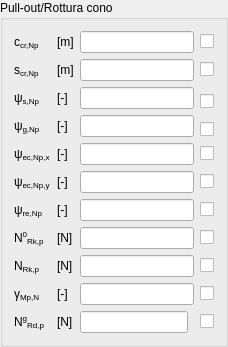
                 <widget class="QGroupBox" name="PNGroupBox">
                  <property name="title">
                   <string>Pull-out/Rottura cono</string>
                  </property>
                  <layout class="QGridLayout" name="gridLayout_18">
                   <item row="0" column="0">
                    <widget class="QLabelRichName" name="cCrNpLabel">
                     <property name="text">
                      <string>&lt;html&gt;&lt;head/&gt;&lt;body&gt;&lt;p&gt;c&lt;span style=&quot; vertical-align:sub;&quot;&gt;cr,Np&lt;/span&gt;&lt;/p&gt;&lt;/body&gt;&lt;/html&gt;</string>
                     </property>
                    </widget>
                   </item>
                   <item row="0" column="2">
                    <widget class="QLabelUnitMeasure" name="cCrNpUMLabel">
                     <property name="text">
                      <string>[m]</string>
                     </property>
                    </widget>
                   </item>
                   <item row="0" column="5">
                    <widget class="QCheckBoxReadOnly" name="cCrNpCBox">
                     <property name="text">
                      <string/>
                     </property>
                    </widget>
                   </item>
                   <item row="2" column="0" rowspan="2">
                    <widget class="QLabelRichName" name="psiSNpLabel">
                     <property name="text">
                      <string>ψ&lt;span style=&quot;vertical-align:sub;&quot;&gt;s,Np&lt;/span&gt;</string>
                     </property>
                    </widget>
                   </item>
                   <item row="1" column="2">
                    <widget class="QLabelUnitMeasure" name="sCrNpUMLabel">
                     <property name="text">
                      <string>[m]</string>
                     </property>
                    </widget>
                   </item>
                   <item row="1" column="5">
                    <widget class="QCheckBoxReadOnly" name="sCrNpCBox">
                     <property name="text">
                      <string/>
                     </property>
                    </widget>
                   </item>
                   <item row="8" column="0">
                    <widget class="QLabelRichName" name="psiReNpLabel">
                     <property name="text">
                      <string>ψ&lt;span style=&quot;vertical-align:sub;&quot;&gt;re,Np&lt;/span&gt;</string>
                     </property>
                    </widget>
                   </item>
                   <item row="8" column="2">
                    <widget class="QLabelUnitMeasure" name="psiReNpUMLabel">
                     <property name="text">
                      <string>[-]</string>
                     </property>
                    </widget>
                   </item>
                   <item row="8" column="3" colspan="2">
                    <widget class="QLineEditValue" name="psiReNpLEdit"/>
                   </item>
                   <item row="8" column="5">
                    <widget class="QCheckBoxReadOnly" name="psiReNpCBox">
                     <property name="text">
                      <string/>
                     </property>
                    </widget>
                   </item>
                   <item row="9" column="0">
                    <widget class="QLabelRichName" name="N0RkpLabel">
                     <property name="text">
                      <string>N&lt;span style=&quot;vertical-align:super;&quot;&gt;0&lt;/span&gt;&lt;span style=&quot;vertical-align:sub;&quot;&gt;Rk,p&lt;/span&gt;</string>
                     </property>
                    </widget>
                   </item>
                   <item row="9" column="2">
                    <widget class="QLabelUnitMeasure" name="N0RkpUMLabel">
                     <property name="text">
                      <string>[N]</string>
                     </property>
                    </widget>
                   </item>
                   <item row="9" column="3" colspan="2">
                    <widget class="QLineEditValue" name="N0RkpLEdit"/>
                   </item>
                   <item row="9" column="5">
                    <widget class="QCheckBoxReadOnly" name="N0RkpCBox">
                     <property name="text">
                      <string/>
                     </property>
                    </widget>
                   </item>
                   <item row="10" column="3" colspan="2">
                    <widget class="QLineEditValue" name="NRkpLEdit"/>
                   </item>
                   <item row="10" column="5">
                    <widget class="QCheckBoxReadOnly" name="NRkpCBox">
                     <property name="text">
                      <string/>
                     </property>
                    </widget>
                   </item>
                   <item row="10" column="0">
                    <widget class="QLabelRichName" name="NRkpLabel">
                     <property name="text">
                      <string>N&lt;span style=&quot;vertical-align:sub;&quot;&gt;Rk,p&lt;/span&gt;</string>
                     </property>
                    </widget>
                   </item>
                   <item row="11" column="3" colspan="2">
                    <widget class="QLineEditValue" name="gammaMpNLEdit"/>
                   </item>
                   <item row="11" column="0">
                    <widget class="QLabelRichName" name="gammaMpNLabel">
                     <property name="text">
                      <string>γ&lt;span style=&quot;vertical-align:sub;&quot;&gt;Mp,N&lt;/span&gt;</string>
                     </property>
                    </widget>
                   </item>
                   <item row="11" column="2">
                    <widget class="QLabelUnitMeasure" name="gammaMpNUMLabel">
                     <property name="text">
                      <string>[-]</string>
                     </property>
                    </widget>
                   </item>
                   <item row="4" column="3" rowspan="2" colspan="2">
                    <widget class="QLineEditValue" name="psiGNpLEdit"/>
                   </item>
                   <item row="1" column="3" colspan="2">
                    <widget class="QLineEditValue" name="sCrNpLEdit"/>
                   </item>
                   <item row="4" column="0" rowspan="2">
                    <widget class="QLabelRichName" name="psiGNpLabel">
                     <property name="text">
                      <string>ψ&lt;span style=&quot;vertical-align:sub;&quot;&gt;g,Np&lt;/span&gt;</string>
                     </property>
                    </widget>
                   </item>
                   <item row="0" column="3" colspan="2">
                    <widget class="QLineEditValue" name="cCrNpLEdit"/>
                   </item>
                   <item row="4" column="2" rowspan="2">
                    <widget class="QLabelUnitMeasure" name="psiGNpUMLabel">
                     <property name="text">
                      <string>[-]</string>
                     </property>
                    </widget>
                   </item>
                   <item row="5" column="5">
                    <widget class="QCheckBoxReadOnly" name="psiGNpCBox">
                     <property name="text">
                      <string/>
                     </property>
                    </widget>
                   </item>
                   <item row="6" column="3" colspan="2">
                    <widget class="QLineEditValue" name="psiEcNpXLEdit"/>
                   </item>
                   <item row="6" column="0" colspan="2">
                    <widget class="QLabelRichName" name="psiEcNpXLabel">
                     <property name="text">
                      <string>ψ&lt;span style=&quot;vertical-align:sub;&quot;&gt;ec,Np,x&lt;/span&gt;</string>
                     </property>
                    </widget>
                   </item>
                   <item row="10" column="2">
                    <widget class="QLabelUnitMeasure" name="NRkpUMLabel">
                     <property name="text">
                      <string>[N]</string>
                     </property>
                    </widget>
                   </item>
                   <item row="6" column="5">
                    <widget class="QCheckBoxReadOnly" name="psiEcNpXCBox">
                     <property name="text">
                      <string/>
                     </property>
                    </widget>
                   </item>
                   <item row="7" column="3" colspan="2">
                    <widget class="QLineEditValue" name="psiEcNpYLEdit"/>
                   </item>
                   <item row="7" column="0" colspan="2">
                    <widget class="QLabelRichName" name="psiEcNpYLabel">
                     <property name="text">
                      <string>ψ&lt;span style=&quot;vertical-align:sub;&quot;&gt;ec,Np,y&lt;/span&gt;</string>
                     </property>
                    </widget>
                   </item>
                   <item row="7" column="2">
                    <widget class="QLabelUnitMeasure" name="psiEcNpYUMLabel">
                     <property name="text">
                      <string>[-]</string>
                     </property>
                    </widget>
                   </item>
                   <item row="7" column="5">
                    <widget class="QCheckBoxReadOnly" name="psiEcNpYCBox">
                     <property name="text">
                      <string/>
                     </property>
                    </widget>
                   </item>
                   <item row="2" column="2" rowspan="2">
                    <widget class="QLabelUnitMeasure" name="psiSNpUMLabel">
                     <property name="text">
                      <string>[-]</string>
                     </property>
                    </widget>
                   </item>
                   <item row="2" column="3" rowspan="2" colspan="2">
                    <widget class="QLineEditValue" name="psiSNpLEdit"/>
                   </item>
                   <item row="6" column="2">
                    <widget class="QLabelUnitMeasure" name="psiEcNpXUMLabel">
                     <property name="text">
                      <string>[-]</string>
                     </property>
                    </widget>
                   </item>
                   <item row="11" column="5">
                    <widget class="QCheckBoxReadOnly" name="gammaMpNCBox">
                     <property name="text">
                      <string/>
                     </property>
                    </widget>
                   </item>
                   <item row="1" column="0">
                    <widget class="QLabelRichName" name="sCrNpLabel">
                     <property name="text">
                      <string>&lt;html&gt;&lt;head/&gt;&lt;body&gt;&lt;p&gt;s&lt;span style=&quot; vertical-align:sub;&quot;&gt;cr,Np&lt;/span&gt;&lt;/p&gt;&lt;/body&gt;&lt;/html&gt;</string>
                     </property>
                    </widget>
                   </item>
                   <item row="3" column="5">
                    <widget class="QCheckBoxReadOnly" name="psiSNpCBox">
                     <property name="text">
                      <string/>
                     </property>
                    </widget>
                   </item>
                   <item row="12" column="3">
                    <widget class="QLineEditValue" name="NgRdpLEdit"/>
                   </item>
                   <item row="12" column="0">
                    <widget class="QLabelRichName" name="NgRdpLabel">
                     <property name="text">
                      <string>N&lt;span style=&quot;vertical-align:super;&quot;&gt;g&lt;/span&gt;&lt;span style=&quot;vertical-align:sub;&quot;&gt;Rd,p&lt;/span&gt;</string>
                     </property>
                    </widget>
                   </item>
                   <item row="12" column="2">
                    <widget class="QLabelUnitMeasure" name="NgRdpUMLabel">
                     <property name="text">
                      <string>[N]</string>
                     </property>
                    </widget>
                   </item>
                   <item row="12" column="5">
                    <widget class="QCheckBoxReadOnly" name="NgRdpCBox">
                     <property name="text">
                      <string/>
                     </property>
                    </widget>
                   </item>
                  </layout>
                  <zorder>psiGNpLabel</zorder>
                  <zorder>psiEcNpXCBox</zorder>
                  <zorder>N0RkpUMLabel</zorder>
                  <zorder>gammaMpNLabel</zorder>
                  <zorder>N0RkpLabel</zorder>
                  <zorder>gammaMpNUMLabel</zorder>
                  <zorder>gammaMpNLEdit</zorder>
                  <zorder>gammaMpNCBox</zorder>
                  <zorder>NRkpLabel</zorder>
                  <zorder>NRkpUMLabel</zorder>
                  <zorder>NRkpLEdit</zorder>
                  <zorder>NRkpCBox</zorder>
                  <zorder>psiEcNpXLEdit</zorder>
                  <zorder>psiGNpUMLabel</zorder>
                  <zorder>psiSNpLabel</zorder>
                  <zorder>N0RkpCBox</zorder>
                  <zorder>N0RkpLEdit</zorder>
                  <zorder>psiSNpUMLabel</zorder>
                  <zorder>psiSNpLEdit</zorder>
                  <zorder>psiSNpCBox</zorder>
                  <zorder>psiEcNpXUMLabel</zorder>
                  <zorder>psiGNpLEdit</zorder>
                  <zorder>psiGNpCBox</zorder>
                  <zorder>psiReNpLabel</zorder>
                  <zorder>psiReNpUMLabel</zorder>
                  <zorder>psiReNpLEdit</zorder>
                  <zorder>psiReNpCBox</zorder>
                  <zorder>psiEcNpXLabel</zorder>
                  <zorder>psiEcNpYLabel</zorder>
                  <zorder>psiEcNpYUMLabel</zorder>
                  <zorder>psiEcNpYLEdit</zorder>
                  <zorder>psiEcNpYCBox</zorder>
                  <zorder>cCrNpLabel</zorder>
                  <zorder>cCrNpLEdit</zorder>
                  <zorder>cCrNpUMLabel</zorder>
                  <zorder>sCrNpLabel</zorder>
                  <zorder>sCrNpUMLabel</zorder>
                  <zorder>sCrNpLEdit</zorder>
                  <zorder>sCrNpCBox</zorder>
                  <zorder>cCrNpCBox</zorder>
                  <zorder>NgRdpLabel</zorder>
                  <zorder>NgRdpUMLabel</zorder>
                  <zorder>NgRdpLEdit</zorder>
                  <zorder>NgRdpCBox</zorder>
                 </widget>
